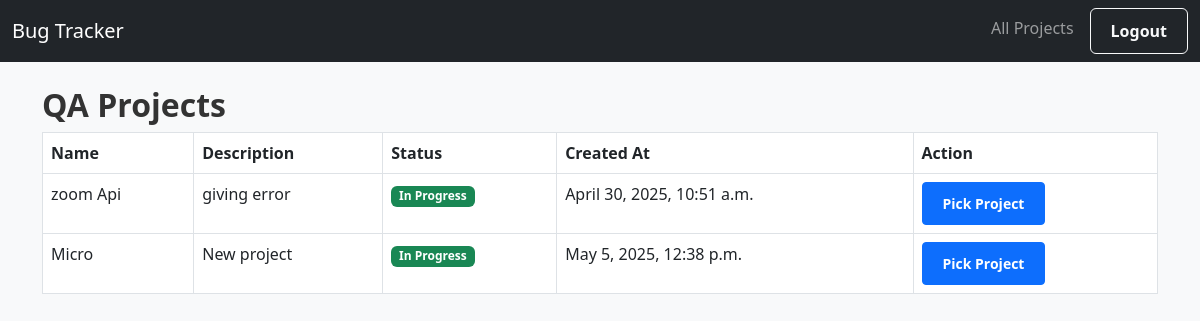
The app's page /tracker/qa/projects/ (signed in), older data.
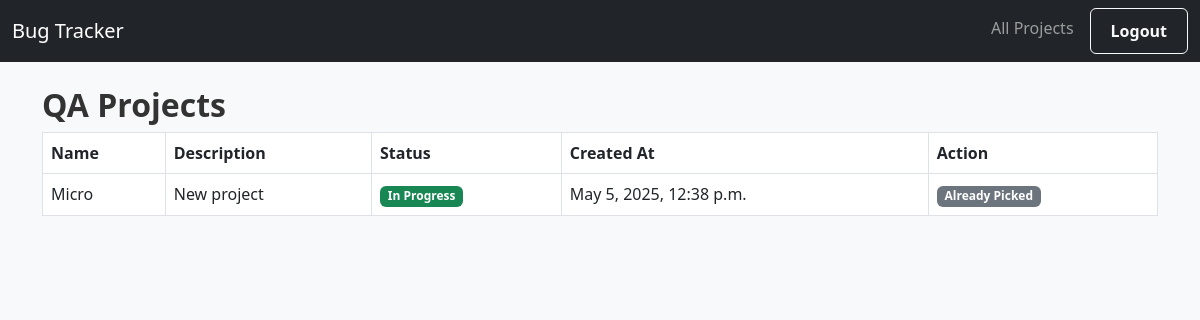
The same page, newer data.
### tracker/models.py (models this page shows, shortened)
class Project(models.Model):
    STATUS_CHOICES = [
        ('open', 'Open'),
        ('in_progress', 'In Progress'),
        ('completed', 'Completed'),
    ]
    name = models.CharField(max_length=200)
    description = models.TextField(blank=True)
    created_by = models.ForeignKey(User, on_delete=models.CASCADE, related_name='created_projects')
    created_at = models.DateTimeField(auto_now_add=True)
    picked_by = models.ForeignKey(User, null=True, blank=True, on_delete=models.SET_NULL, related_name='picked_projects')
    has_issues = models.BooleanField(default=False)
    team = models.ManyToManyField(User, related_name='projects', blank=True)
    status = models.CharField(max_length=20, choices=STATUS_CHOICES, default='open')
    qa_assigned = models.ForeignKey(User, null=True, blank=True, on_delete=models.SET_NULL, related_name='qa_projects')

### tracker/views.py (the view)
# urls.py: path('qa/projects/', views.qa_available_projects, name='qa_available_projects'),  # All available projects QA can pick
@login_required
def qa_available_projects(request):
    projects = Project.objects.filter(status__in=['open', 'in_progress'])
    return render(request, 'tracker/qa_available_projects.html', {'projects': projects})

### tracker/templates/tracker/qa_available_projects.html (shortened to what this page needs)
{% extends 'tracker/base.html' %}
{% block content %}
<h2>QA Projects</h2>
{% if projects %}
<table class="table table-bordered">
<thead>
    <tr>
        <th>Name</th>
        <th>Description</th>
        <th>Status</th>
        <th>Created At</th>
        <th>Action</th>
    </tr>
</thead>
<tbody>
    {% for project in projects %}
    <tr>
        <td>{{ project.name }}</td>
        <td>{{ project.description }}</td>
        <td>
            <span class="badge
                        {% if project.status == 'open' %}bg-primary
                        {% elif project.status == 'in_progress' %}bg-success
                        {% elif project.status == 'completed' %}bg-danger
                        {% else %}bg-secondary
                        {% endif %}">
                {{ project.get_status_display }}
            </span>
        </td>
        <td>{{ project.created_at }}</td>
        <td>
            {% if not project.qa_assigned %}
            <form action="{% url 'qa_pick_project' project.id %}" method="post" class="d-inline">
                <button type="submit" class="btn btn-primary btn-sm">Pick Project</button>
            </form>
            {% else %}
            <span class="badge bg-secondary">Already Picked</span>
            {% endif %}
        </td>
    </tr>
    {% endfor %}
</tbody>
</table>
{% else %}
<p>No projects have been assigned to you for QA.</p>
{% endif %}
{% endblock %}

Row changes from the older to the newer data that the page shows:
removed Project: name "zoom Api", description "giving error", status "In Progress", created_at "April 30, 2025, 10:51 a.m.", shows "Pick Project"
changed Project "Micro": qa_assigned_id "Pick Project" → "Already Picked"
